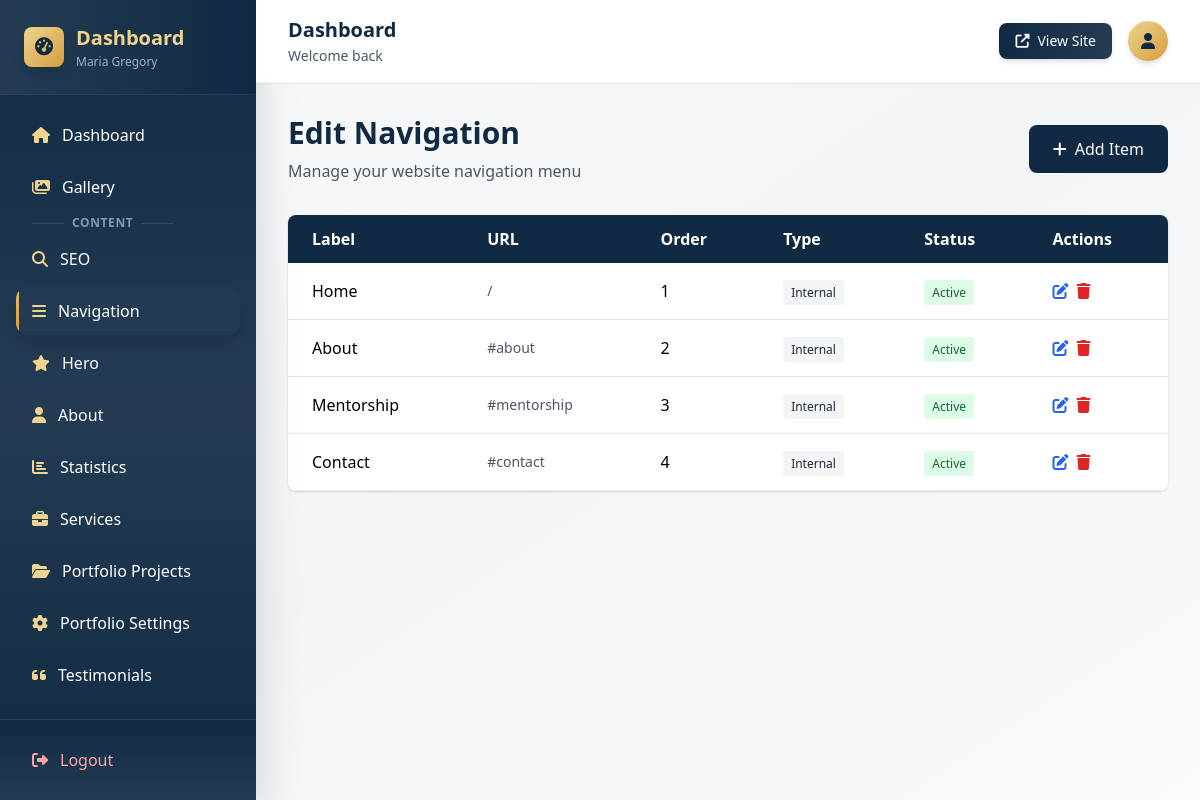
/dashboard/navigation/ (signed in), run on the app's committed database.
### myApp/models.py (models this page shows, shortened)
class Navigation(models.Model):
    label = models.CharField(max_length=100)
    url = models.CharField(max_length=200)
    order = models.IntegerField(default=0)
    is_external = models.BooleanField(default=False)
    is_active = models.BooleanField(default=True)
    created_at = models.DateTimeField(auto_now_add=True)
    class Meta:
        ordering = ['order', 'id']
        verbose_name_plural = "Navigation Items"

### myApp/dashboard_views.py (the view, shortened to what this page needs)
# urls.py: path('navigation/', dashboard_views.navigation_edit, name='navigation_edit'),
@login_required
def navigation_edit(request):
    nav_items = Navigation.objects.all()
    context = {'nav_items': nav_items}
    return render(request, 'dashboard/navigation_edit.html', context)

### myApp/templates/dashboard/navigation_edit.html (shortened to what this page needs)
{% extends "dashboard/base.html" %}
{% block content %}
<div class="mb-8 flex justify-between items-center">
    <div>
        <h1 class="text-3xl font-bold text-navy-900 mb-2">Edit Navigation</h1>
        <p class="text-gray-600">Manage your website navigation menu</p>
    </div>
    <button onclick="document.getElementById('addModal').classList.remove('hidden')" class="bg-navy-900 hover:bg-navy-800 text-white px-6 py-3 rounded-lg transition-colors">
        <i class="fas fa-plus mr-2"></i>Add Item
    </button>
</div>
<div class="bg-white rounded-lg shadow overflow-hidden">
    <table class="w-full">
        <thead class="bg-navy-900 text-white">
            <tr>
                <th class="px-6 py-3 text-left">Label</th>
                <th class="px-6 py-3 text-left">URL</th>
                <th class="px-6 py-3 text-left">Order</th>
                <th class="px-6 py-3 text-left">Type</th>
                <th class="px-6 py-3 text-left">Status</th>
                <th class="px-6 py-3 text-left">Actions</th>
            </tr>
        </thead>
        <tbody>
            {% for item in nav_items %}
                <tr class="border-b border-gray-200 hover:bg-gray-50">
                    <td class="px-6 py-4">{{ item.label }}</td>
                    <td class="px-6 py-4 text-sm text-gray-600">{{ item.url }}</td>
                    <td class="px-6 py-4">{{ item.order }}</td>
                    <td class="px-6 py-4">
                        {% if item.is_external %}
                            <span class="bg-blue-100 text-blue-800 px-2 py-1 rounded text-xs">External</span>
                        {% else %}
                            <span class="bg-gray-100 text-gray-800 px-2 py-1 rounded text-xs">Internal</span>
                        {% endif %}
                    </td>
                    <td class="px-6 py-4">
                        {% if item.is_active %}
                            <span class="bg-green-100 text-green-800 px-2 py-1 rounded text-xs">Active</span>
                        {% else %}
                            <span class="bg-red-100 text-red-800 px-2 py-1 rounded text-xs">Inactive</span>
                        {% endif %}
                    </td>
                    <td class="px-6 py-4">
                        <div class="flex gap-2">
                            <button onclick="editItem({{ item.id }}, '{{ item.label }}', '{{ item.url }}', {{ item.order }}, {{ item.is_external|yesno:"true,false" }}, {{ item.is_active|yesno:"true,false" }})" class="text-blue-600 hover:text-blue-800">
                                <i class="fas fa-edit"></i>
                            </button>
                            <form method="post" class="inline" onsubmit="return confirm('Delete this item?')">
                                <button type="submit" class="text-red-600 hover:text-red-800">
                                    <i class="fas fa-trash"></i>
                                </button>
                            </form>
                        </div>
                    </td>
                </tr>
            {% empty %}
                <tr>
                    <td colspan="6" class="px-6 py-8 text-center text-gray-500">No navigation items yet</td>
                </tr>
            {% endfor %}
        </tbody>
    </table>
</div>
{% endblock %}

### data on the page
Navigation: label "Home", url "/", order "1", is_external "Internal", is_active "Active"
Navigation: label "About", url "#about", order "2", is_external "Internal", is_active "Active"
Navigation: label "Mentorship", url "#mentorship", order "3", is_external "Internal", is_active "Active"
Navigation: label "Contact", url "#contact", order "4", is_external "Internal", is_active "Active"
